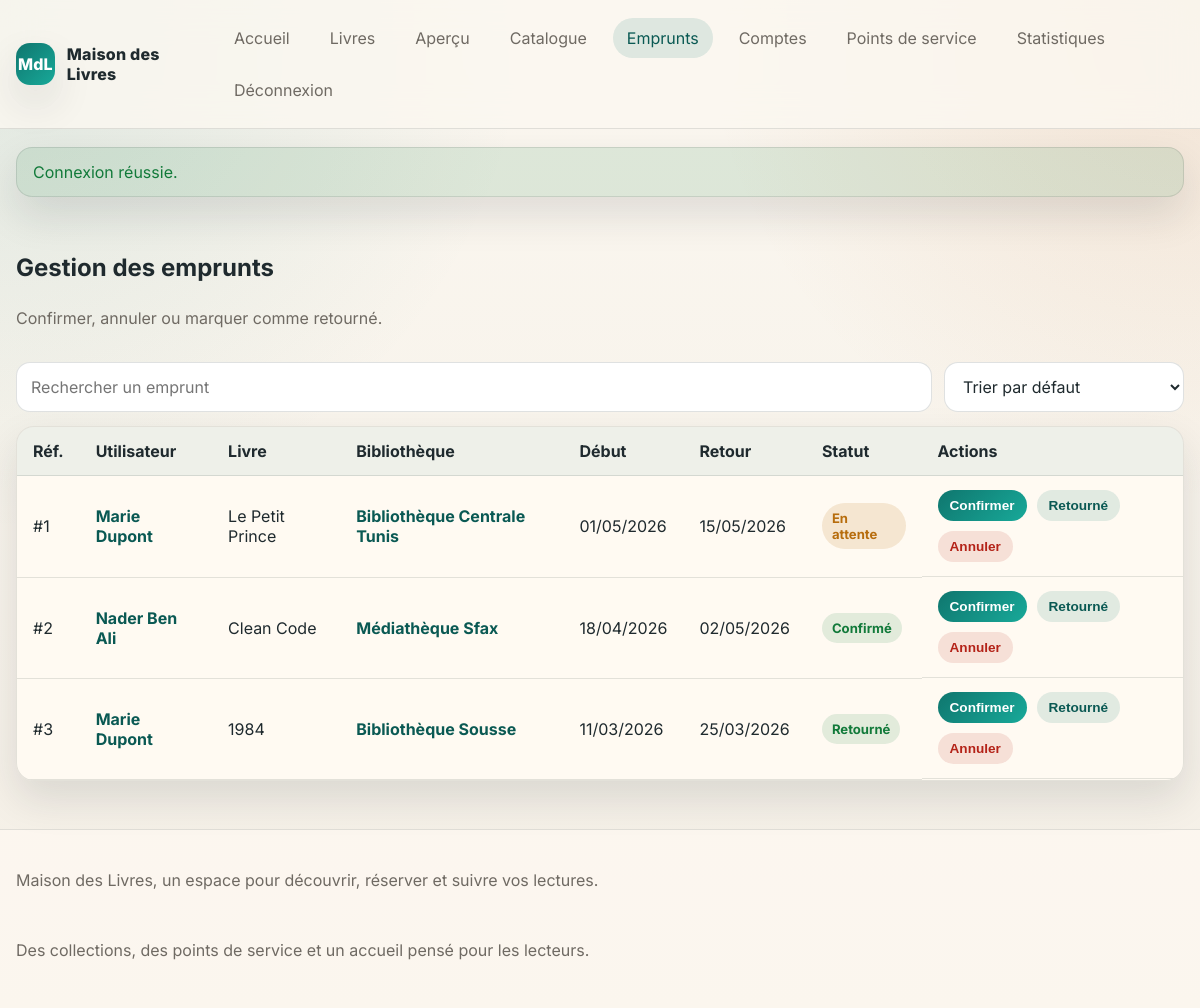
The app's page /admin-borrowings.php (signed in) with its own data.
### tables this page shows
CREATE TABLE emprunts (
    id INT UNSIGNED AUTO_INCREMENT PRIMARY KEY,
    user_id INT UNSIGNED NULL,
    livre_id INT UNSIGNED NULL,
    bibliotheque_id INT UNSIGNED NULL,
    full_name VARCHAR(150) NOT NULL,
    email VARCHAR(190) NOT NULL,
    phone VARCHAR(30) NOT NULL,
    borrow_date DATE NOT NULL,
    return_date DATE NOT NULL,
    status ENUM('pending', 'confirmed', 'cancelled', 'returned') NOT NULL DEFAULT 'pending',
    livre_titre VARCHAR(180) NOT NULL,
    livre_categorie VARCHAR(100) NOT NULL,
    bibliotheque_nom VARCHAR(150) NOT NULL,
    created_at TIMESTAMP DEFAULT CURRENT_TIMESTAMP,
    updated_at TIMESTAMP NULL DEFAULT NULL ON UPDATE CURRENT_TIMESTAMP,
    CONSTRAINT fk_emprunts_users
        FOREIGN KEY (user_id) REFERENCES users(id)
        ON DELETE SET NULL ON UPDATE CASCADE,
    CONSTRAINT fk_emprunts_livres
        FOREIGN KEY (livre_id) REFERENCES livres(id)
        ON DELETE SET NULL ON UPDATE CASCADE,
    CONSTRAINT fk_emprunts_bibliotheques
        FOREIGN KEY (bibliotheque_id) REFERENCES bibliotheques(id)
        ON DELETE SET NULL ON UPDATE CASCADE
);

CREATE TABLE users (
    id INT UNSIGNED AUTO_INCREMENT PRIMARY KEY,
    full_name VARCHAR(150) NOT NULL,
    email VARCHAR(190) NOT NULL UNIQUE,
    phone VARCHAR(30) NOT NULL,
    password VARCHAR(255) NOT NULL,
    address VARCHAR(255) DEFAULT NULL,
    status ENUM('active', 'inactive') NOT NULL DEFAULT 'active',
    role ENUM('user', 'admin') NOT NULL DEFAULT 'user',
    membership_type ENUM('none', 'monthly', 'yearly') NOT NULL DEFAULT 'none',
    membership_paid_at DATE DEFAULT NULL,
    membership_expires_at DATE DEFAULT NULL,
    membership_branch_id INT UNSIGNED DEFAULT NULL,
    created_at TIMESTAMP DEFAULT CURRENT_TIMESTAMP,
    updated_at TIMESTAMP NULL DEFAULT NULL ON UPDATE CURRENT_TIMESTAMP
);

### app/config/Database.php (called while the page is built)
<?php
class Database
{
    private static ?PDO $connection = null;
    public static function getConnection(): PDO
    {
        if (self::$connection === null) {
            $host = getenv('DB_HOST') ?: 'localhost';
            $name = getenv('DB_NAME') ?: 'library_management';
            $user = getenv('DB_USER') ?: 'root';
            $pass = getenv('DB_PASS') ?: '';
            $port = getenv('DB_PORT') ?: '3306';
            $dsn = 'mysql:host=' . $host . ';port=' . $port . ';dbname=' . $name . ';charset=utf8mb4';
            self::$connection = new PDO($dsn, $user, $pass, [
                PDO::ATTR_ERRMODE => PDO::ERRMODE_EXCEPTION,
                PDO::ATTR_DEFAULT_FETCH_MODE => PDO::FETCH_ASSOC,
                PDO::ATTR_EMULATE_PREPARES => false,
            ]);
        }
        return self::$connection;
    }
}

### app/core/Model.php (called while the page is built, shortened)
<?php
abstract class Model
{
    protected PDO $db;
    public function __construct()
    {
        $this->db = Database::getConnection();
    }
    protected function execute(string $sql, array $params = []): PDOStatement
    {
        $statement = $this->db->prepare($sql);
        $statement->execute($params);
        return $statement;
    }
    protected function fetchAll(string $sql, array $params = []): array
    {
        return $this->execute($sql, $params)->fetchAll();
    }
    protected function hydrateRows(array $rows): array
    {
        $items = [];
        foreach ($rows as $row) {
            $items[] = $this->hydrateRow($row);
        }
        return $items;
    }
}

### app/models/Emprunt.php (called while the page is built, shortened)
<?php
class Emprunt extends Model
{
    private ?int $id = null;
    private ?int $userId = null;
    private ?int $bibliothequeId = null;
    private string $borrowDate = '';
    private string $returnDate = '';
    private string $status = 'pending';
    private string $livreTitre = '';
    private string $bibliothequeNom = '';
    private string $userName = '';
    private function hydrate(array $data): void
    {
        $this->id = isset($data['id']) ? (int) $data['id'] : null;
        $this->userId = isset($data['user_id']) ? (int) $data['user_id'] : null;
        $this->bibliothequeId = isset($data['bibliotheque_id']) ? (int) $data['bibliotheque_id'] : null;
        $this->borrowDate = $data['borrow_date'] ?? '';
        $this->returnDate = $data['return_date'] ?? '';
        $this->status = $data['status'] ?? 'pending';
        $this->livreTitre = $data['livre_titre'] ?? '';
        $this->bibliothequeNom = $data['bibliotheque_nom'] ?? '';
        $this->userName = $data['user_name'] ?? '';
    }
    public function getId(): ?int { return $this->id; }
    public function getUserId(): ?int { return $this->userId; }
    public function getBibliothequeId(): ?int { return $this->bibliothequeId; }
    public function getBorrowDate(): string { return $this->borrowDate; }
    public function getReturnDate(): string { return $this->returnDate; }
    public function getStatus(): string { return $this->status; }
    public function getLivreTitre(): string { return $this->livreTitre; }
    public function getBibliothequeNom(): string { return $this->bibliothequeNom; }
    public function getUserName(): string { return $this->userName; }
    protected function hydrateRow(array $row): Emprunt
    {
        return new Emprunt($row);
    }
    public function allWithRelations(): array
    {
        $rows = $this->fetchAll(
            'SELECT e.*, u.full_name AS user_name, u.status AS user_status
             FROM emprunts e
             LEFT JOIN users u ON u.id = e.user_id
             ORDER BY e.created_at DESC'
        );
        return $this->hydrateRows($rows);
    }
}

### app/core/helpers.php (called while the page is built, shortened)
<?php
if (!function_exists('e')) {
    function e(mixed $value): string
    {
        return htmlspecialchars((string) $value, ENT_QUOTES, 'UTF-8');
    }
}
if (!function_exists('route_map')) {
    function route_map(): array
    {
        return [
            'home' => 'home.php',
            'books' => 'books.php',
            'book' => 'book.php',
            'borrow' => 'borrow.php',
            'confirmation' => 'confirmation.php',
            'register' => 'register.php',
            'login' => 'login.php',
            'logout' => 'logout.php',
            'profile' => 'profile.php',
            'my-borrowings' => 'my-borrowings.php',
            'admin-login' => 'login.php',
            'admin-logout' => 'admin-logout.php',
            'admin-dashboard' => 'admin-dashboard.php',
            'admin-books' => 'admin-books.php',
            'admin-book-form' => 'admin-book-form.php',
            'admin-book-delete' => 'admin-book-delete.php',
            'admin-borrowings' => 'admin-borrowings.php',
            'admin-users' => 'admin-users.php',
            'admin-user-view' => 'admin-user-view.php',
            'admin-user-action' => 'admin-user-action.php',
            'admin-branches' => 'admin-branches.php',
            'admin-branch-view' => 'admin-branch-view.php',
            'admin-branch-form' => 'admin-branch-form.php',
            'admin-branch-delete' => 'admin-branch-delete.php',
            'admin-statistics' => 'admin-statistics.php',
        ];
    }
}
if (!function_exists('route_file')) {
    function route_file(string $page): string
    {
        return route_map()[$page] ?? route_map()['home'];
    }
}
if (!function_exists('url')) {
    function url(string $page, array $params = []): string
    {
        $query = $params ? '?' . http_build_query($params) : '';
        return route_file($page) . $query;
    }
}
if (!function_exists('format_date_fr')) {
    function format_date_fr(?string $date): string
    {
        $timestamp = strtotime($date);
        return date('d/m/Y', $timestamp);
    }
}
if (!function_exists('badge_class')) {
    function badge_class(string $status): string
    {
        return match ($status) {
            'confirmed', 'active', 'available', 'returned' => 'badge-success',
            'pending' => 'badge-warning',
            'cancelled', 'inactive', 'unavailable' => 'badge-danger',
            default => 'badge-info',
        };
    }
}
if (!function_exists('status_label')) {
    function status_label(string $status): string
    {
        return match ($status) {
            'confirmed' => 'Confirmé',
            'pending' => 'En attente',
            'cancelled' => 'Annulé',
            'returned' => 'Retourné',
            'active' => 'Actif',
            'inactive' => 'Inactif',
            'available' => 'Disponible',
            'unavailable' => 'Indisponible',
            default => ucfirst($status),
        };
    }
}

### public/admin-borrowings.php (the view, shortened to what this page needs)
<?php
require_once __DIR__ . '/../app/core/helpers.php';
require_once __DIR__ . '/../app/config/Database.php';
require_once __DIR__ . '/../app/core/Model.php';
require_once __DIR__ . '/../app/models/Emprunt.php';
$empruntModel = new Emprunt();
$emprunts = $empruntModel->allWithRelations();
require __DIR__ . '/partials/header.php';
?>
<section class="section">
    <div class="section-head">
        <h1>Gestion des emprunts</h1>
        <p>Confirmer, annuler ou marquer comme retourné.</p>
    </div>
    <div class="table-tools" data-table-tools data-table-target="borrowingsTable">
        <input class="form-control" type="search" placeholder="Rechercher un emprunt" data-table-search>
        <select class="form-control" data-table-sort>
            <option value="">Trier par défaut</option>
        </select>
    </div>
    <div class="table-responsive">
        <table class="data-table" id="borrowingsTable">
            <thead>
                <tr>
                    <th>Réf.</th>
                    <th>Utilisateur</th>
                    <th>Livre</th>
                    <th>Bibliothèque</th>
                    <th>Début</th>
                    <th>Retour</th>
                    <th>Statut</th>
                    <th>Actions</th>
                </tr>
            </thead>
            <tbody>
                <?php foreach ($emprunts as $borrow): ?>
                    <tr
                        data-search="<?= e(strtolower('#' . $borrow->getId() . ' ' . $borrow->getUserName() . ' ' . $borrow->getLivreTitre() . ' ' . $borrow->getBibliothequeNom() . ' ' . status_label($borrow->getStatus()))) ?>"
                        data-sort-ref="<?= e((string) $borrow->getId()) ?>"
                        data-sort-user="<?= e(strtolower($borrow->getUserName() ?: $borrow->getFullName())) ?>"
                        data-sort-book="<?= e(strtolower($borrow->getLivreTitre())) ?>"
                        data-sort-branch="<?= e(strtolower($borrow->getBibliothequeNom())) ?>"
                        data-sort-status="<?= e(strtolower(status_label($borrow->getStatus()))) ?>"
                        data-sort-return="<?= e($borrow->getReturnDate()) ?>"
                    >
                        <td>#<?= e((string) $borrow->getId()) ?></td>
                        <td>
                            <?php if ($borrow->getUserId()): ?>
                                <a class="table-link" href="<?= url('admin-user-view', ['id' => $borrow->getUserId()]) ?>"><?= e($borrow->getUserName() ?: $borrow->getFullName()) ?></a>
                            <?php else: ?>
                                <?= e($borrow->getUserName() ?: $borrow->getFullName()) ?>
                            <?php endif; ?>
                        </td>
                        <td><?= e($borrow->getLivreTitre()) ?></td>
                        <td>
                            <?php if ($borrow->getBibliothequeId()): ?>
                                <a class="table-link" href="<?= url('admin-branch-view', ['id' => $borrow->getBibliothequeId()]) ?>"><?= e($borrow->getBibliothequeNom()) ?></a>
                            <?php else: ?>
                                <?= e($borrow->getBibliothequeNom()) ?>
                            <?php endif; ?>
                        </td>
                        <td><?= e(format_date_fr($borrow->getBorrowDate())) ?></td>
                        <td><?= e(format_date_fr($borrow->getReturnDate())) ?></td>
                        <td><span class="badge <?= badge_class($borrow->getStatus()) ?>"><?= e(status_label($borrow->getStatus())) ?></span></td>
                        <td class="table-actions">
                            <form method="post" class="inline-form">
                                <button class="btn btn-sm btn-primary" type="submit">Confirmer</button>
                            </form>
                            <form method="post" class="inline-form">
                                <button class="btn btn-sm btn-secondary" type="submit">Retourné</button>
                            </form>
                            <form method="post" class="inline-form">
                                <button class="btn btn-sm btn-danger" type="submit">Annuler</button>
                            </form>
                        </td>
                    </tr>
                <?php endforeach; ?>
            </tbody>
        </table>
    </div>
</section>
<?php require __DIR__ . '/partials/footer.php'; ?>

### public/assets/css/style.css (style rules this page uses)
:root { --bg: #f4efe6; --surface: #fffaf3; --surface-2: #f2eadf; --text: #1f2a2e; --muted: #6f6a63; --primary: #0f766e; --primary-dark: #0a5953; --secondary: #b45309; --danger: #b42318; --success: #127a3a; --warning: #b76d0d; --border: rgba(31, 42, 46, 0.12); --shadow: 0 18px 40px rgba(27, 35, 38, 0.12); --radius: 20px; }
* { box-sizing: border-box; }
html { scroll-behavior: smooth; }
body { margin: 0; font-family: 'Inter', sans-serif; color: var(--text); background: radial-gradient(circle at top left, rgba(15, 118, 110, 0.12), transparent 34%), radial-gradient(circle at top right, rgba(180, 83, 9, 0.12), transparent 32%), linear-gradient(180deg, #fbf7f0 0%, var(--bg) 100%); min-height: 100vh; }
a { color: inherit; text-decoration: none; }
.hero, .section, .panel, .card, .stat-card { animation: rise 0.45s ease both; }
.hero-actions, .card-actions, .table-actions { display: flex; flex-wrap: wrap; gap: 10px; }
.section { margin-top: 28px; }
.section-head { display: flex; flex-direction: column; gap: 10px; margin-bottom: 18px; }
.section-head h1, .section-head h2, .panel h1, .panel h2 { margin: 0; }
.section-head p, .muted, .lead { color: var(--muted); }
.tag, .badge { display: inline-flex; align-items: center; gap: 6px; width: fit-content; padding: 7px 10px; border-radius: 999px; font-size: 0.82rem; font-weight: 700; }
.badge-success { background: rgba(18, 122, 58, 0.12); color: var(--success); }
.badge-warning { background: rgba(183, 109, 13, 0.14); color: var(--warning); }
.btn { display: inline-flex; align-items: center; justify-content: center; border: 0; border-radius: 999px; padding: 12px 18px; font-weight: 700; cursor: pointer; transition: transform 0.15s ease, background 0.2s ease, color 0.2s ease, border-color 0.2s ease; }
.btn-primary { background: linear-gradient(135deg, var(--primary), #18a999); color: #fff; }
.btn-secondary { background: rgba(15, 118, 110, 0.12); color: var(--primary-dark); }
.btn-danger { background: rgba(180, 35, 24, 0.12); color: var(--danger); }
.btn-sm { padding: 8px 12px; font-size: 0.85rem; }
.form-control, textarea.form-control, select.form-control { width: 100%; padding: 13px 14px; border-radius: 14px; border: 1px solid rgba(31, 42, 46, 0.14); background: #fff; color: var(--text); font: inherit; }
.table-tools { display: grid; grid-template-columns: minmax(0, 1fr) 240px; gap: 12px; margin-bottom: 14px; }
.table-link { color: var(--primary-dark); font-weight: 700; }
.table-responsive { overflow-x: auto; border-radius: 18px; border: 1px solid var(--border); box-shadow: var(--shadow); background: rgba(255, 250, 243, 0.94); }
.data-table { width: 100%; border-collapse: collapse; min-width: 860px; }
.data-table th, .data-table td { text-align: left; padding: 14px 16px; border-bottom: 1px solid var(--border); }
.data-table th { background: rgba(15, 118, 110, 0.07); }
.inline-form { display: inline-flex; }

### records on screen
emprunts: id "1", user.full_name "Marie Dupont", livre_titre "Le Petit Prince", bibliotheque_nom "Bibliothèque Centrale Tunis", borrow_date "01/05/2026", return_date "15/05/2026", status "En attente"
emprunts: id "2", user.full_name "Nader Ben Ali", livre_titre "Clean Code", bibliotheque_nom "Médiathèque Sfax", borrow_date "18/04/2026", return_date "02/05/2026", status "Confirmé"
emprunts: id "3", user.full_name "Marie Dupont", livre_titre "1984", bibliotheque_nom "Bibliothèque Sousse", borrow_date "11/03/2026", return_date "25/03/2026", status "Retourné"

### other values on screen
$flash['message'] "Connexion réussie."
